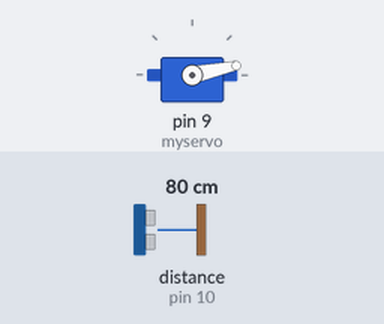
Simulated run of this sketch. Board: Arduino Uno, built with avr-gcc and run on an emulated ATmega328P. On the bench: servo. Inputs (shaded band) come from the test bench; at power-on: distance to the obstacle (sensor on pin 10) 80 cm. The echo pulse lasts 58.3 µs per cm; what the sketch prints to the serial monitor is not drawn.

Above: at 1.2 s.
1.3 s: distance to the obstacle (sensor on pin 10) set to 2 cm
At 2.88 s:
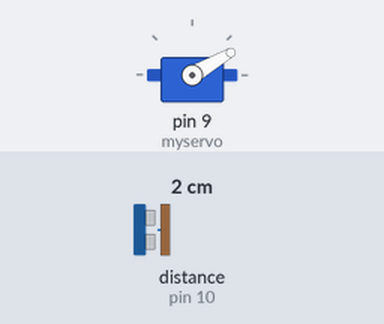
4.3 s: distance to the obstacle (sensor on pin 10) set to 35 cm
At 4.47 s:
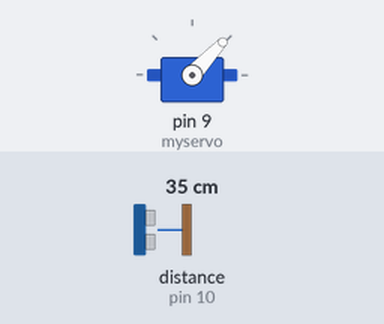
10.3 s: distance to the obstacle (sensor on pin 10) set to 120 cm
At 10.47 s:
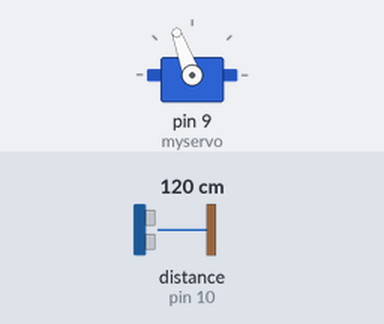
Timing chart, 0 to 25.3 s (numbered marks = the images above; inputs shaded):
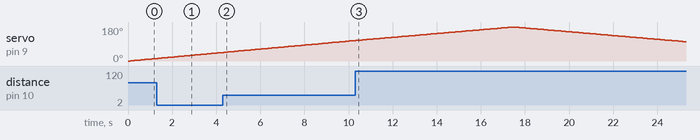

Measured:
- by itself, servo on pin 9 (myservo): rises from 108° to 180° in 7.1 s, then falls to 102° in 7.8 s

The sketch:

radar.ino.ino
```cpp
#include <NewPing.h>
#include <Servo.h>

Servo myservo;
int PIEZO_RED_WIRE = 10;
#define TRIGGER_PIN  11  // Arduino pin tied to trigger pin on the ultrasonic sensor.
#define ECHO_PIN     10  // Arduino pin tied to echo pin on the ultrasonic sensor.
#define MAX_DISTANCE 200 // Maximum distance we want to ping for (in centimeters). Maximum sensor distance is rated at 400-500cm.
int SERVO_ANGLE = 0;
int j=0;
int check_ang;
int check_son;
int temp;
NewPing sonar(TRIGGER_PIN, ECHO_PIN, MAX_DISTANCE);

void setup() {
  Serial.begin (115200);
  myservo.attach(9);
  pinMode(PIEZO_RED_WIRE, OUTPUT);
  //  pinMode(trigPin, OUTPUT);
  //  pinMode(echoPin, INPUT);

}

void loop() {


  for(SERVO_ANGLE = 0; SERVO_ANGLE < 180; SERVO_ANGLE += 1)  // goes from 0 degrees to 180 degrees
  {                                  // in steps of 1 degree
    myservo.write(SERVO_ANGLE);
    Serial.print(SERVO_ANGLE);
    Serial.print("*");             // tell servo to go to SERVO_ANGLE
    delay(40);
    unsigned int uS = sonar.ping();
    temp=uS / US_ROUNDTRIP_CM; // Send ping, get ping time in microseconds (uS).
    Serial.print(uS / US_ROUNDTRIP_CM);
    Serial.print("^");// Convert ping time to distance in cm and print result (0 = outside set distance range)
    if (j==10) {
      for(int i=0;i<100;i++)
      {
        digitalWrite(PIEZO_RED_WIRE, HIGH);
        delayMicroseconds(100);
        digitalWrite(PIEZO_RED_WIRE, LOW);
        delayMicroseconds(100);
        j=0;
      }
    }

    j++;
    delay(50);
  }

  for(SERVO_ANGLE = 180; SERVO_ANGLE>=1; SERVO_ANGLE-=1)     // goes from 180 degrees to 0 degrees
  {
    myservo.write(SERVO_ANGLE);
    Serial.print(SERVO_ANGLE);
    Serial.print("*");                // tell servo to go to SERVO_ANGLE
    delay(40);
    unsigned int uS = sonar.ping();
    temp=uS / US_ROUNDTRIP_CM; // Send ping, get ping time in microseconds (uS).
    Serial.print(uS / US_ROUNDTRIP_CM);
    Serial.print("^"); // Convert ping time to distance in cm and print result (0 = outside set distance range)

    if (j==10) {
      for(int i=0;i<100;i++)
      {
        digitalWrite(PIEZO_RED_WIRE, HIGH);
        delayMicroseconds(100);
        digitalWrite(PIEZO_RED_WIRE, LOW);
        delayMicroseconds(100);
        j=0;
      }
    }
    j++;
    delay(50);
  }

  check_ang= SERVO_ANGLE | 0x0000;
  Serial.print(check_ang);
  Serial.print("$");
  check_son= temp | 0x0000;
  Serial.print(check_son);
  Serial.print("#");

}
```
